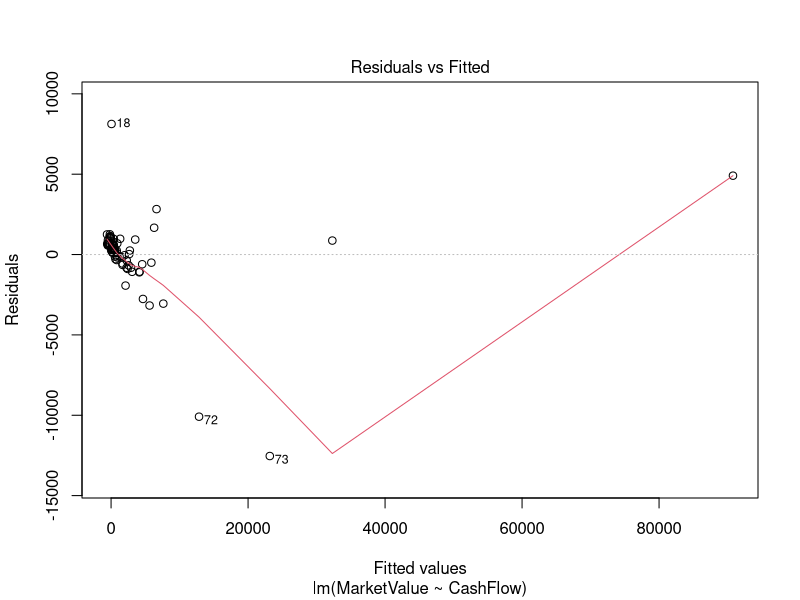
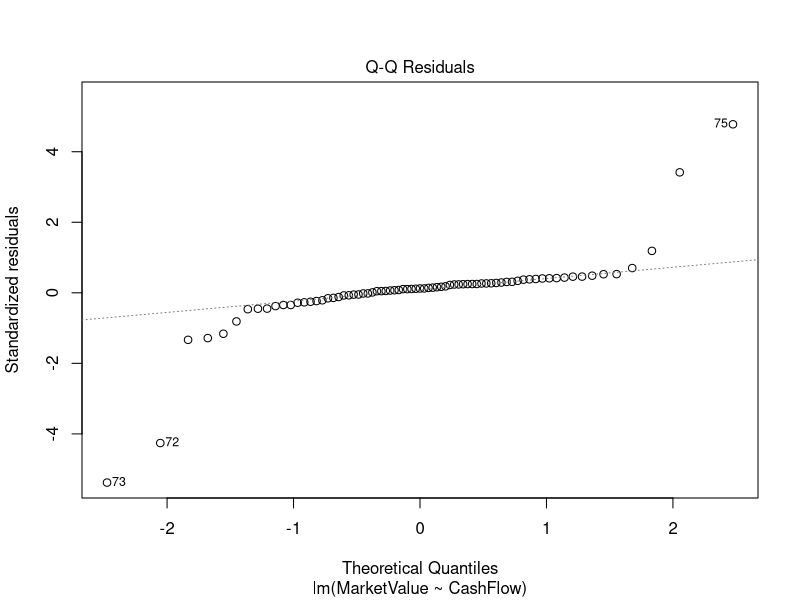
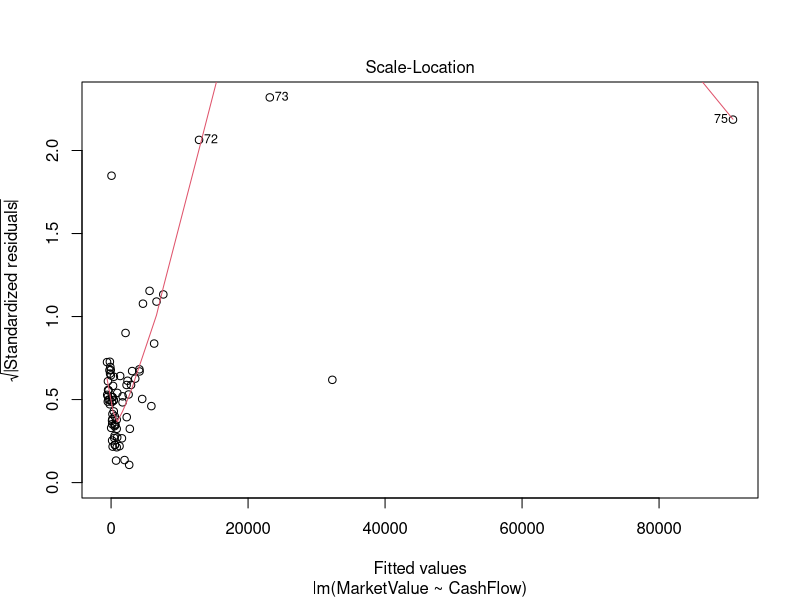
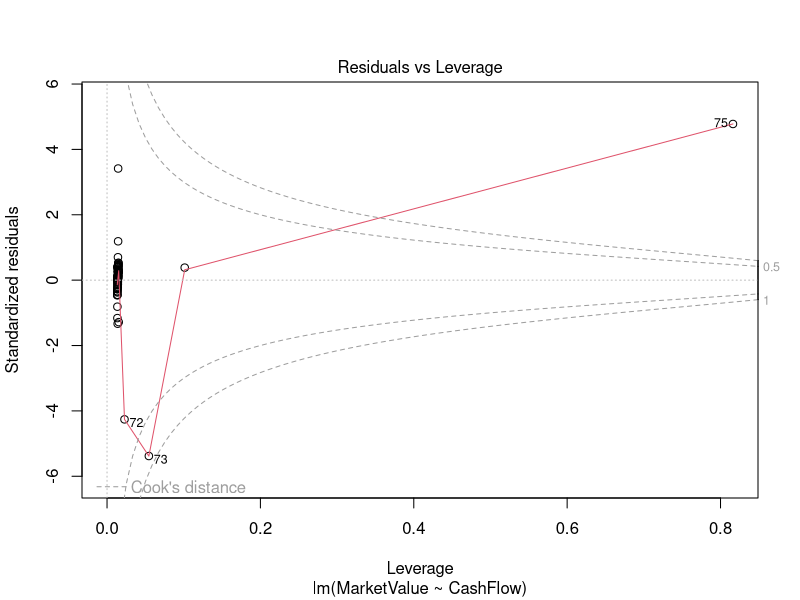
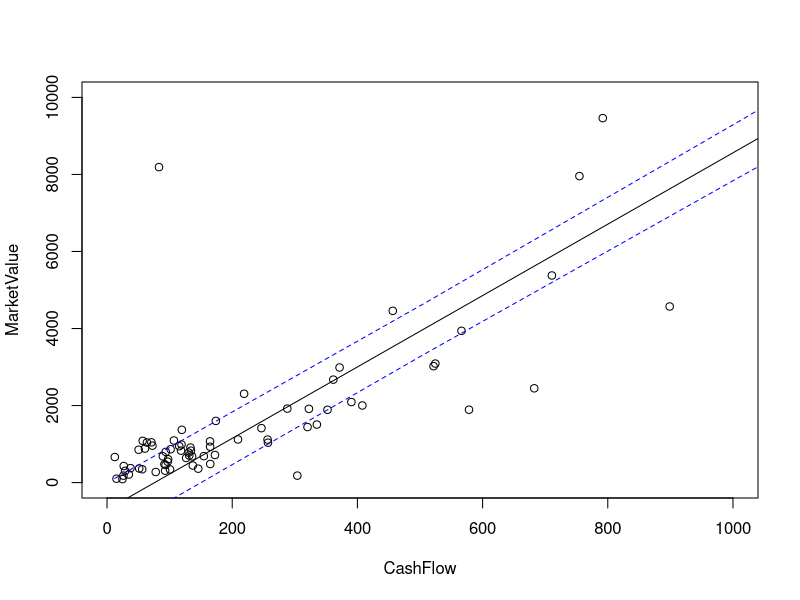
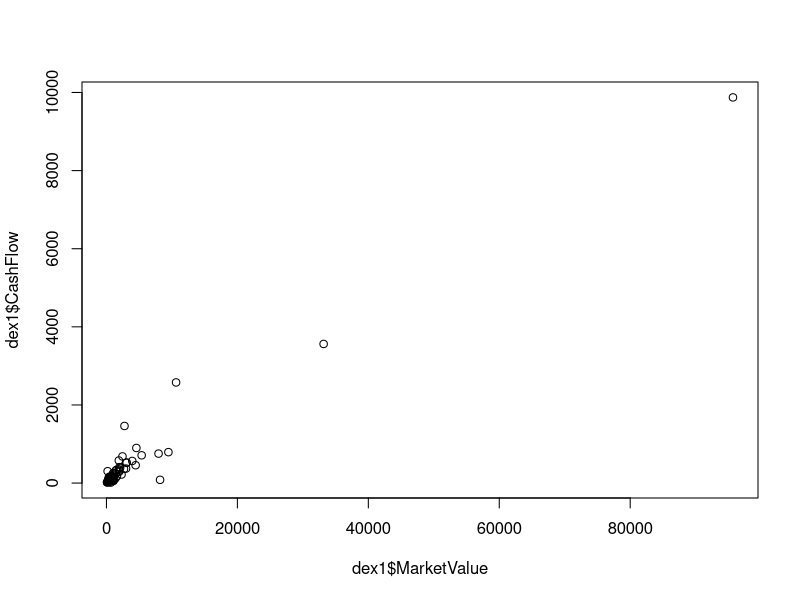
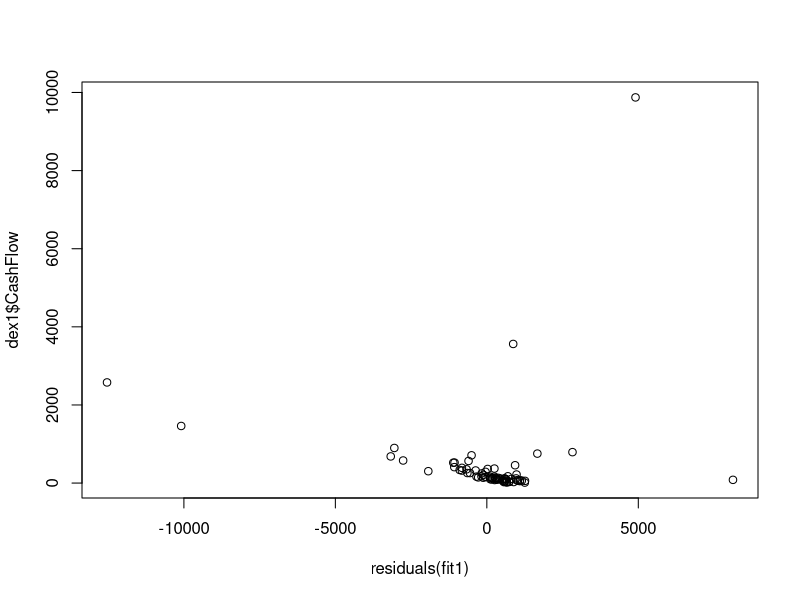
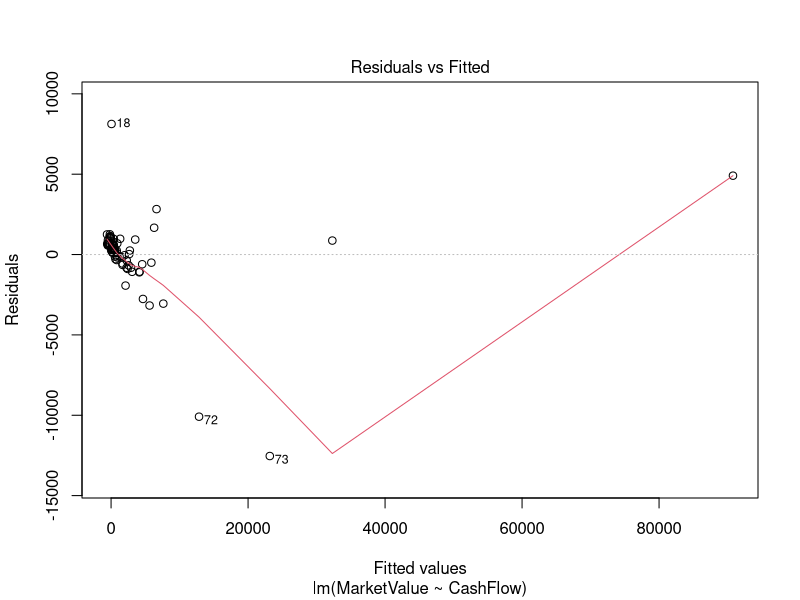

Write R code to recreate these figures, in order.
## ---- chunk 1
dex1 <- read.csv("a01ex12_data.csv", header = TRUE)
## ---- chunk 2
fit1<-lm(MarketValue~CashFlow, data= dex1)
summary(fit1)
## ---- chunk 3
confint(fit1, level = 0.98 )[2,]
## ---- chunk 4
t.test(dex1$CashFlow, mu=10, alternative = "two.sided")
## ---- chunk 5
plot(fit1)

## ---- chunk 6
new_data<-seq(min(dex1$CashFlow), max(dex1$CashFlow), by=500)
preds <- predict(fit1, newdata = data.frame(CashFlow=new_data), interval = 'confidence', level = 0.98)
plot(MarketValue ~ CashFlow, data = dex1, xlim=c(0,1000), ylim=c(0,10000) )
abline(fit1)

lines(new_data, preds[ ,3], lty = 'dashed', col = 'blue')
lines(new_data, preds[ ,2], lty = 'dashed', col = 'blue')
## ---- chunk 7
min<-1000000
for (cf in dex1$CashFlow ) {
  cf_range<-(predict(fit1, newdata = data.frame(CashFlow=cf), interval = 'confidence', level = 0.98 ))
  if (cf_range[3]-cf_range[2]<min) {
        min<-cf_range[3]-cf_range[2]
        cf_min<-cf
  }
}
min;cf_min
mean(dex1$CashFlow)
## ---- chunk 8
plot(dex1$MarketValue, dex1$CashFlow)
plot(residuals(fit1), dex1$CashFlow)
plot(fit1)
## ---- chunk 9
dex1<-dex1[-c(75,73,74,72),]
fit2<-lm(MarketValue~CashFlow, data=dex1)
## ---- chunk 10

## ---- chunk 11
fitcat<-lm(MarketValue~Banks, data=dex1)
## ---- chunk 12
plot(fitcat)
## ---- chunk 13
dex1 <- read.csv("a01ex12_data.csv", header = TRUE)
## ---- chunk 14
dex1$Banks <- factor(dex1$Banks, ordered = TRUE, levels = c("Not","Bank")) 
table(dex1$Banks)
## ---- chunk 15
fit_glm<-glm(Banks~Assets, family = binomial(), data=dex1)
summary(fit_glm)
## ---- chunk 16
coef_Assets <- coef(fit_glm)[2]
Assets_or <- exp(coef_Assets)
(Assets_or - 1.0)*100
## ---- chunk 17
nd <- data.frame(Assets = c(2000,20000))
preds <- predict(fit_glm, newdata = nd, type = "link", se.fit = TRUE)
# LOWER BOUNDS 
cbind(binomial()$linkinv(preds$fit + qnorm(0.01) * preds$se.fit),
# UPPER BOUNDS 
      binomial()$linkinv(preds$fit + qnorm(0.99) * preds$se.fit))

nd <- data.frame(Assets = seq(0,60000)) #creo una sequenza di nuovi valori
preds <- predict(fit_glm, newdata = nd, type = "link", se.fit = TRUE) #faccio le prediction per tutti quei valori
plot(dex1$Assets, jitter(as.numeric(dex1$Banks == "Bank"),amount = 0.05), 
     ylab = "P(Azienda = Bank)" ,pch = 16) #faccio il plot dei punti
lines(nd$Assets, binomial()$linkinv(preds$fit), col = 2) #aggiungo la linea logistica
lines(nd$Assets, binomial()$linkinv(preds$fit + qnorm(0.01) * preds$se.fit), col = 2, lty = 2)#linea lower bound
lines(nd$Assets, binomial()$linkinv(preds$fit + qnorm(0.99) * preds$se.fit), col = 2, lty = 2)#linea upper bound
## ---- chunk 18
fit2_glm<-glm(Banks~Profits, data=dex1, family = binomial())
summary(fit2_glm)
## ---- chunk 19
### è semplicemnte necessario far girare questo codice 
testData <- data.frame(
  Assets = c(630, 6650, 7850, 1840, 1470, 144, 1430, 
8580, 1460, 1090, 6180, 2650, 15100, 1030, 2220, 4520, 2120, 
2240, 8280, 3020), 
  Sales = c(212, 1690, 14700, 641, 1110, 899, 
975, 3020, 2720, 267, 3030, 592, 2170, 931, 4540, 1010, 589, 
491, 2320, 7780), 
  MarketValue = c(141, 1040, 3480, 677, 878, 
804, 185, 1910, 3210, 361, 1170, 680, 222, 728, 2060, 2030, 492, 
510, 2560, 3400), 
  Profits = c(2.3, 241, 381, 72.7, 109, 55.2, 
21.7, 156, 247, 35.9, 168, 76, 48, 38.4, 128, 229, 17.8, 38.1, 
175, 207), 
  CashFlow = c(46.5, 237, 802, 71.3, 227, 149, 37.1, 
358, 361, 33.6, 315, 73.5, 91.3, 106, 367, 165, 46.3, 93.1, 304, 
438), 
  Employees = c(0.877, 2.75, 109, 9.4, 9.84, 4.1, 2.89, 30.7, 
32.4, 1.77, 9.71, 3.89, 6.04, 5.2, 48.6, 7.13, 5.09, 4.54, 21.1, 
30), 
  Banks = c("Bank", "Not", "Not", "Not", "Not", "Bank", 
"Not", "Not", "Not", "Not", "Not", "Not", "Bank", "Bank", "Not", 
"Bank", "Not", "Bank", "Bank", "Not"))

testData[1:2,]
## ---- chunk 20
predictedBinary <- ifelse(predict(fit2_glm, newdata = testData, type = "response") > 0.5, "predBank", "predNot")
table(predictedBinary, testData$Banks)
